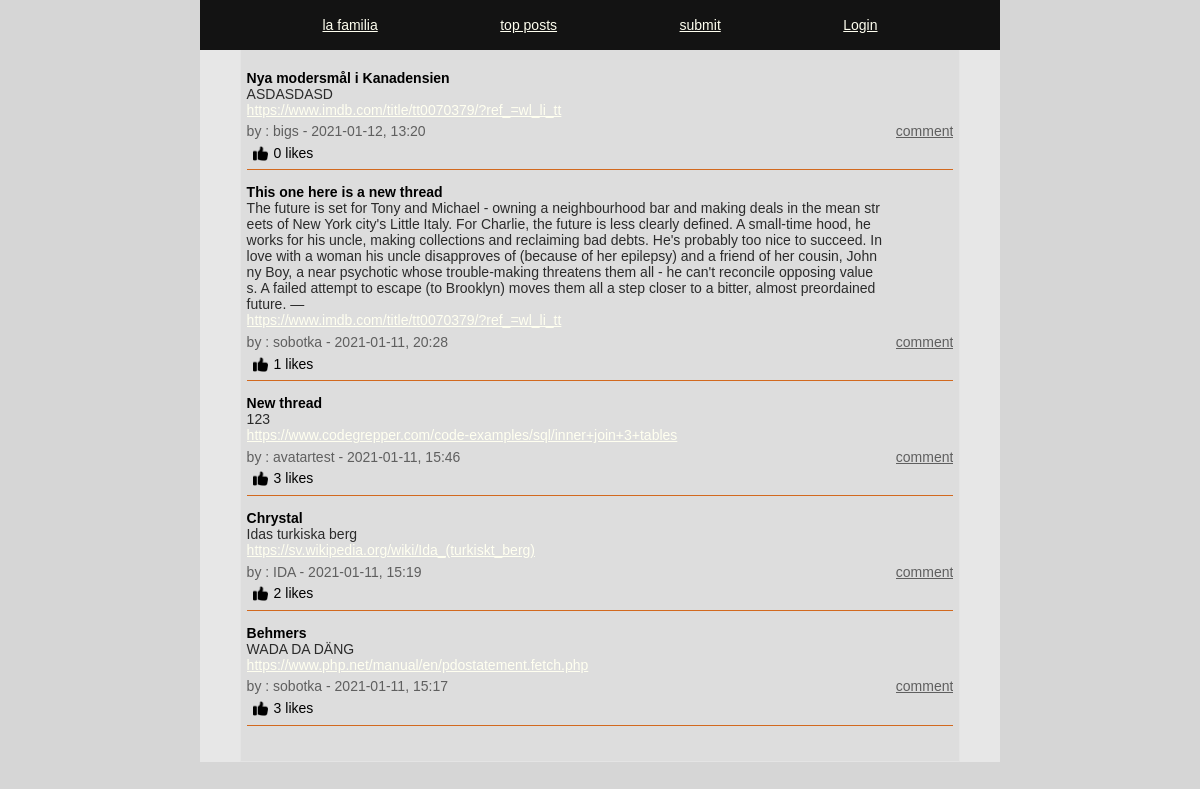
The page / on the database its author committed.
### tables this page shows
CREATE TABLE posts (
id INTEGER PRIMARY KEY AUTOINCREMENT,
title TEXT,
user_id INTEGER,
url TEXT,
description TEXT,
post_date DATETIME);

CREATE TABLE users (
id INTEGER PRIMARY KEY AUTOINCREMENT,
username TEXT NOT NULL UNIQUE,
email TEXT NOT NULL UNIQUE,
firstname TEXT NOT NULL,
lastname TEXT NOT NULL,
passwd TEXT NOT NULL, 
biography TEXT, 
avatar TEXT);

### app/functions.php (called while the page is built, shortened)
<?php
function fetchLikes($pdo, $postId)
{
    $query = "SELECT COUNT(*) FROM upvotes WHERE post_id = :post_id";
    $statement = $pdo->prepare($query);
    $statement->bindParam(':post_id', $postId, PDO::PARAM_STR);
    $statement->execute();
    $likeCount = $statement->fetch(PDO::FETCH_ASSOC);
    return $likeCount;
}
function likeCheck($pdo, $likePostId, $userId)
{
    $query = "SELECT COUNT(*) FROM upvotes WHERE post_id = :post_id AND user_id = :user_id";
    $statement = $pdo->prepare($query);
    $statement->bindParam(':post_id', $likePostId, PDO::PARAM_STR);
    $statement->bindParam(':user_id', $userId, PDO::PARAM_STR);
    $statement->execute();
    $likeCheck = $statement->fetch(PDO::FETCH_ASSOC);
}

### index.php (the view, shortened to what this page needs)
<?php
require __DIR__ . ('/app/views/header.php');
require __DIR__ . ('/app/autoload.php');
require __DIR__ . ('/app/views/nav.php');
require __DIR__ . ('/app/views/footer.php');
if (isset($_GET['top-posts'])) {
    $posts = getMostLiked($pdo);
} else {
    $statement = $pdo->query('SELECT posts.*, users.username FROM users INNER JOIN posts ON posts.user_id = users.id ORDER BY post_date DESC');
    $posts = $statement->fetchAll(PDO::FETCH_ASSOC);
}
$userId = $_SESSION['user']['id'];
?>
<main>
    <section>
        <article class="index-container">
            <?php foreach ($posts as $post) : ?>
                <?php $postId = $post['id']; ?>
                <?php $likeCount = fetchLikes($pdo, $postId); ?>
                <?php $likeCheck = likeCheck($pdo, $postId, $userId); ?>
                <div class="index-title">
                    <h4> <?= $post['title']; ?> </h4>
                </div>
                <div class="index-description">
                    <p><?= $post['description'] ?></p>
                </div>
                <div class="index-url">
                    <a href="<?= $post['url']; ?>"><?= $post['url']; ?></a>
                </div>
                <div class="index-poster-info">
                    <p><?= "by : " . $post['username'] . " - " . $post['post_date']; ?></p>
                    <a href="comments.php?id=<?= $post['id'] ?>&title=<?= $post['title'] ?>">comment</a>
                </div>
                <div class="index-poster-likes">
                    <?php if (isset($likeCheck)) : ?>
                        <form action="/app/posts/dislike.php" method="post">
                            <label for="dislike"></label>
                            <input type="hidden" name="dislike" id="post_id" value="<?= $post['id']; ?>">
                            <button type="submit"><img src="/app/images/dislike.png" height="15px" width="15px" alt=""></button>
                        </form>
                    <?php elseif (!$likeCheck) : ?>
                        <form action="/app/posts/like.php" method="post">
                            <button type="submit"><img src="/app/images/likes.png" height=15px width="15px" alt=""></button>
                        </form>
                    <?php endif; ?>
                    <?= $likeCount['COUNT(*)'] . ' likes ' ?>
                </div>
            <?php endforeach; ?>
        </article>
    </section>
</main>

### app/assets/style.css (style rules this page uses)
* { box-sizing: border-box; margin: 0; font-family: Verdana, Geneva, Tahoma, sans-serif, Arial, Teko-regular; font-size: 14px; }
body { width: 100%; display: flex; justify-content: center; min-height: 100vh; width: 100%; position: absolute; margin-left: auto; margin-right: auto; background-color: rgb(214, 214, 214); }
a { color :ivory; }
main { display: flex; justify-content: center; height: 100%; width: 100%; background-color: #4e463a; max-width: 800px; }
section { display: flex; justify-content: center; width: 100% ; max-width: 800px; min-height:100% ; margin-top: 50px; background-color: rgb(231, 231, 231); flex-wrap: wrap; }

### app/assets/index.css (style rules this page uses)
.index-container { display: flex; width: 90%; height:auto; flex-wrap: wrap; background-color: rgb(221, 221, 221); border: 1px solid rgb(228, 228, 228); border-top: none; padding: 0.4rem ; padding-bottom: 2.5rem; }
.index-title { height : auto; width: 100%; margin-top: 1rem; }
.index-description { height : auto; word-break: break-all; width:90%; font-size: 16px; color: rgb(43, 43, 43); }
.index-url { width: 80%; overflow: hidden; text-overflow: ellipsis; white-space: nowrap; }
.index-poster-info { padding:0.4rem 0 0.4rem; display: flex; justify-content: space-between; height: auto; width: 100%; font-size: 14px; color: rgb(95, 95, 95); }
.index-poster-info a { color: rgb(95, 95, 95); overflow: hidden; text-overflow: ellipsis; white-space: nowrap; }
.index-poster-likes { display: flex; justify-content: flex-start; width: 100%; background-color: rgb(221, 221, 221); border: none; border-bottom: solid 1px chocolate; }
.index-poster-likes button { border: none; background-color: rgb(221, 221, 221); padding-bottom: 0.4rem; }

### rows shown on the page
posts: title "Nya modersmål i Kanadensien", description "ASDASDASD", url "https://www.imdb.com/title/tt0070379/?ref_=wl_li_tt", user.username "bigs", post_date "2021-01-12, 13:20", COUNT "0"
posts: title "This one here is a new thread", description "The future is set for Tony and Michael - owning a neighbourhood bar and making deals in the mean streets of New York city's Little Italy. For Charlie, the future is less clearly defined. A small-time hood, he works for his uncle, making collections and reclaiming bad debts. He's probably too nice to succeed. In love with a woman his uncle disapproves of (because of her epilepsy) and a friend of her cousin, Johnny Boy, a near psychotic whose trouble-making threatens them all - he can't reconcile opposing values. A failed attempt to escape (to Brooklyn) moves them all a step closer to a bitter, almost preordained future. —", url "https://www.imdb.com/title/tt0070379/?ref_=wl_li_tt", user.username "sobotka", post_date "2021-01-11, 20:28", COUNT "1"
posts: title "New thread", description "123", url "https://www.codegrepper.com/code-examples/sql/inner+join+3+tables", user.username "avatartest", post_date "2021-01-11, 15:46", COUNT "3"
posts: title "Chrystal", description "Idas turkiska berg", url "https://sv.wikipedia.org/wiki/Ida_(turkiskt_berg)", user.username "IDA", post_date "2021-01-11, 15:19", COUNT "2"
posts: title "Behmers", description "WADA DA DÄNG", url "https://www.php.net/manual/en/pdostatement.fetch.php", user.username "sobotka", post_date "2021-01-11, 15:17", COUNT "3"
